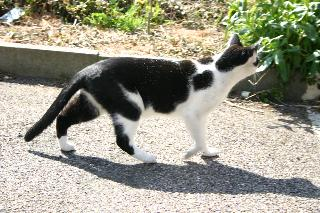
%> input picture Saliency Map Calculation/leaf.png, 320 x 213 px
$ octave M_20136_1_a.m   (GNU Octave 9; MATLAB toolbox functions it lacks are replaced by stand-ins)
%> lines starting %> are read from the running program, lines starting %| are printed output that depends on the picture
%> further down, my_image is the input picture: size 213x320x3 uint8; mean R, G, B 154.8, 153.5, 137.1
### Saliency Map Calculation/kmeans_seg_k.m
function [krf,krl] = kmeans_seg_k(I,k)
%> called with k = 85
% Returns = [Quantized_image_in_k, cluster_label_in_figure(Range(1-k))]
I=double(I);
[M,N,ch]=size(I);
%> M = 213; N = 320; ch = 3
Id=reshape(I,M*N,ch,1);
kd=Id(ceil(rand(k,1)*M*N),:);
kdo=kd;
%> kdo = 85 rows, first 12: [136 173 44; 227 214 195; 208 205 198; 242 238 227; 255 247 236; 209 211 208; 109 112 117; 75 97 0; 140 137 128; 255 254 236; 210 202 199; 15 16 11]
itr=0;
while(1)
    itr=itr+1;
dist=pdist2(Id,kdo);
[~,label]=min(dist,[],2);
for i=1:k
kd(i,:)=mean(Id(label==i,:));
end
err=sum(sum(abs(kd-kdo)));
if err<k||itr>max(5,sqrt(k))
    break;
end
kdo=kd;
end
%> this loop made 8 passes
%> err on passes 1 to 8: 613.4, 335, 227.1, 171.7, 130.6, 109.9, 93.34, 75.56
%> after the loop, itr = 8; kd = 85 rows, first 12: [139.7 168.4 61.65; 231 213.7 179.1; 203.4 202.1 197.6; 239.1 235.4 230.3; 254.7 247.8 236.8; 206.4 209.7 209.7; 106.8 111.1 117.1; 75.12 100.9 30.85; 149.9 144.5 134.8; 252.8 253.6 234.4; 212.7 204.3 192; 20.04 19.43 10.84]
kd=round(kd);
%> kd = 85 rows, first 12: [140 168 62; 231 214 179; 203 202 198; 239 235 230; 255 248 237; 206 210 210; 107 111 117; 75 101 31; 150 145 135; 253 254 234; 213 204 192; 20 19 11]
kr=kd(label,:);
krf=uint8(reshape(kr,M,N,ch));
krl=reshape(label,M,N,1);
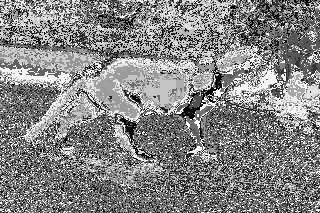
%> krl: size 213x320 double; min 1, max 85, mean 44.9; drawn with min black and max white
end

### Saliency Map Calculation/findProb.m
function pixelProb = findProb(pixel,label_matrix)
Total_elements = numel(label_matrix);
Total_pixels = sum(reshape(label_matrix,1,[]) == pixel);
pixelProb = double(Total_pixels/Total_elements);

### Saliency Map Calculation/M_20136_1_a.m
clear;
clc;
my_image = imread('leaf.png');
[quantized_image, label_matrix] = kmeans_seg_k(my_image, 85);
Saliency_Values = zeros(1,85);
% Equation 3 has been utilized here , n = 85(distinct pixel colors)
sum_prob = 0;
for i=1:85 % Complexity is O(n2)
    for j=1:85
        Saliency_Values(i) = Saliency_Values(i) + findProb(j,label_matrix)*Distance(i,j,label_matrix,quantized_image);
    end
    sum_prob =sum_prob + findProb(i,label_matrix);
end
%> this loop made 85 passes
%> sum_prob on passes 1 to 12: 0.00508, 0.014, 0.025, 0.0345, 0.0506, 0.0554, 0.0648, 0.0756, 0.0857, 0.0915, 0.11, 0.114
%> after the loop, Saliency_Values = 85 values, max 248.4 at index 71, min 123 at index 80, mean 158.4; sum_prob = 1
Saliency_Values = (Saliency_Values - min(Saliency_Values))/(max(Saliency_Values)- min(Saliency_Values));
%> Saliency_Values = 85 values, max 1 at index 71, min 0 at index 80, mean 0.282
my_saliency_map = label_matrix;
for i=1:85
    my_saliency_map(my_saliency_map == i) = Saliency_Values(i);
end
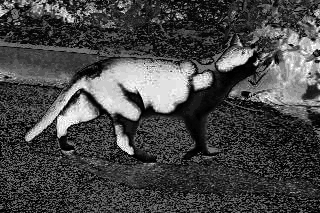
%> my_saliency_map: size 213x320 double; min 0, max 1, mean 0.279
